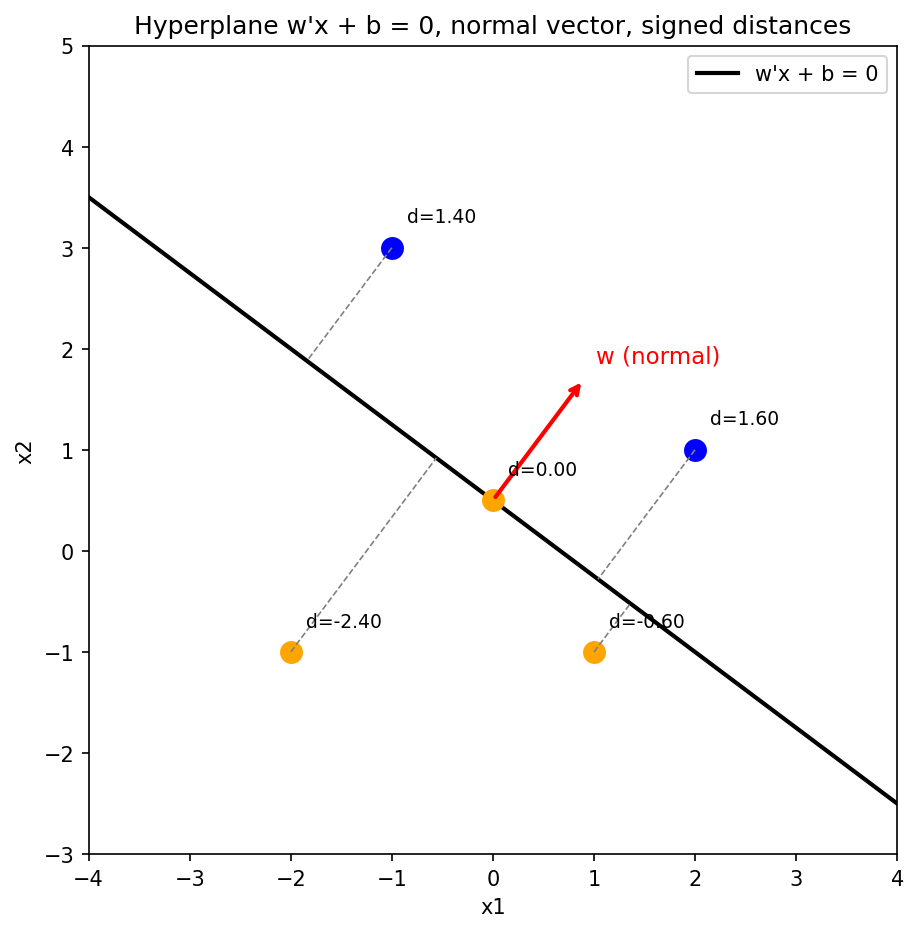

Python code for this plot:
import numpy as np
import matplotlib.pyplot as plt

normal = np.array([3.0, 4.0])
bias = -2.0

test_points = np.array([
    [2.0, 1.0],
    [-1.0, 3.0],
    [0.0, 0.5],
    [1.0, -1.0],
    [-2.0, -1.0],
])

def signed_distance(point, normal, bias):
    return (normal @ point + bias) / np.linalg.norm(normal)

fig, ax = plt.subplots(figsize=(7, 7))

xs = np.linspace(-4, 4, 400)
hyperplane_ys = -(normal[0] * xs + bias) / normal[1]
ax.plot(xs, hyperplane_ys, "k-", linewidth=2, label="w'x + b = 0")

origin_on_line = np.array([0.0, -bias / normal[1]])
unit_normal = normal / np.linalg.norm(normal)
ax.annotate("", xy=origin_on_line + unit_normal * 1.5, xytext=origin_on_line,
            arrowprops=dict(arrowstyle="->", color="red", lw=2))
ax.text(origin_on_line[0] + unit_normal[0] * 1.7, origin_on_line[1] + unit_normal[1] * 1.7,
        "w (normal)", color="red", fontsize=11)

for point in test_points:
    dist = signed_distance(point, normal, bias)
    color = "blue" if dist > 0 else "orange"
    ax.plot(point[0], point[1], "o", color=color, markersize=10)
    ax.annotate(f"d={dist:.2f}", xy=point, xytext=(point[0] + 0.15, point[1] + 0.25), fontsize=9)

    foot = point - dist * unit_normal
    ax.plot([point[0], foot[0]], [point[1], foot[1]], "--", color="gray", linewidth=0.8)

ax.set_xlim(-4, 4)
ax.set_ylim(-3, 5)
ax.set_aspect("equal")
ax.set_xlabel("x1")
ax.set_ylabel("x2")
ax.set_title("Hyperplane w'x + b = 0, normal vector, signed distances")
ax.legend()
fig.savefig("c1.png", dpi=150, bbox_inches="tight")
print("saved c1.png")
plt.show()
